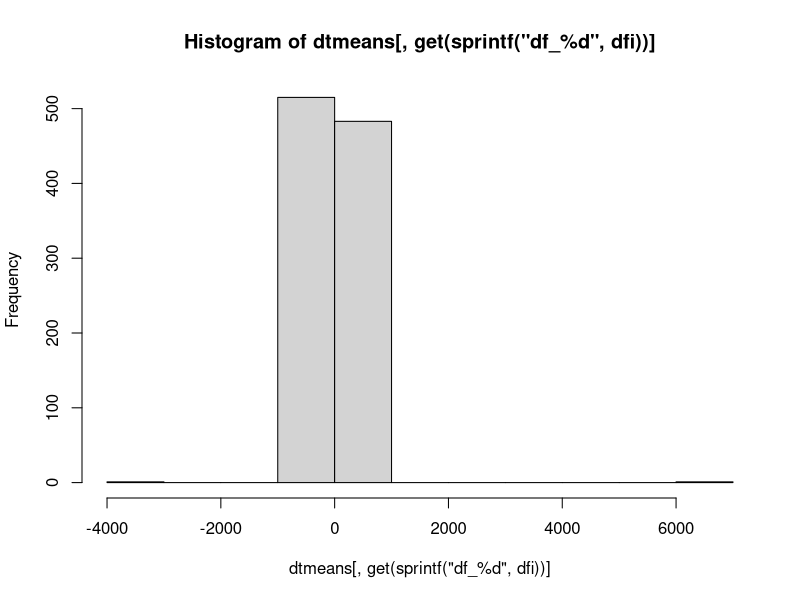
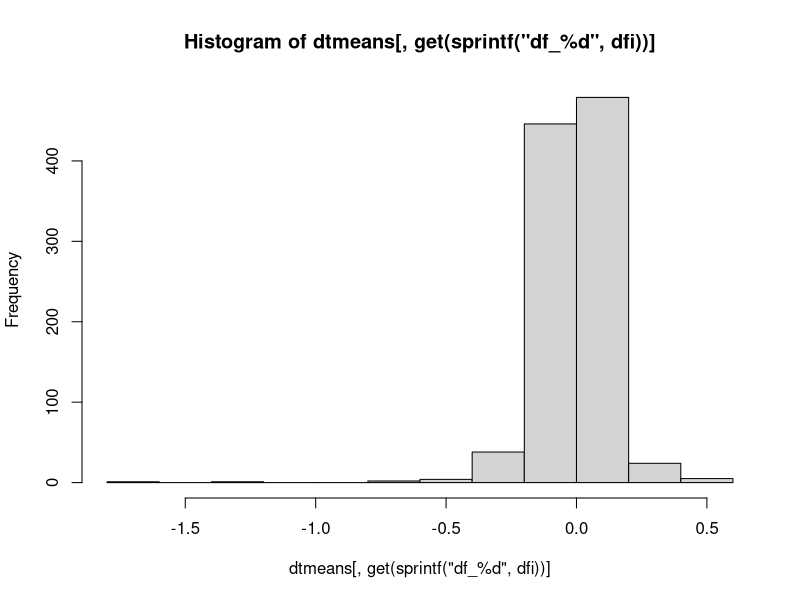
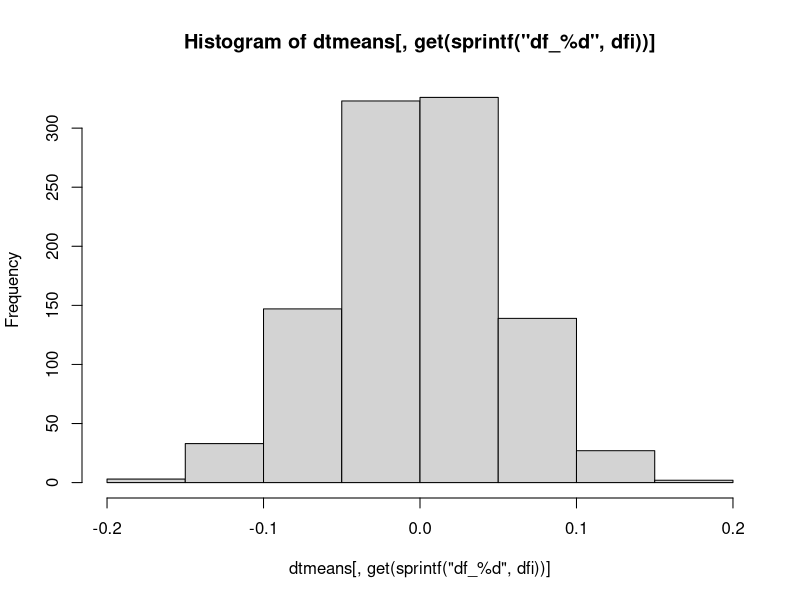
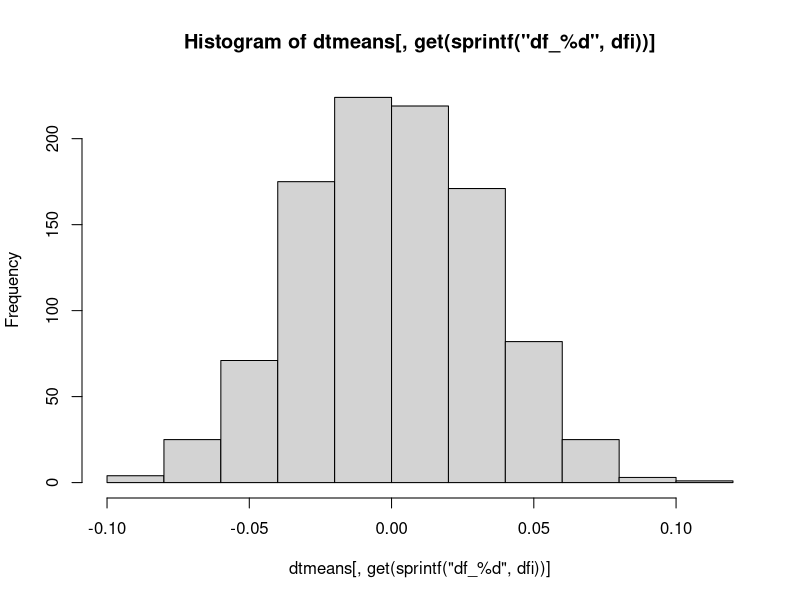
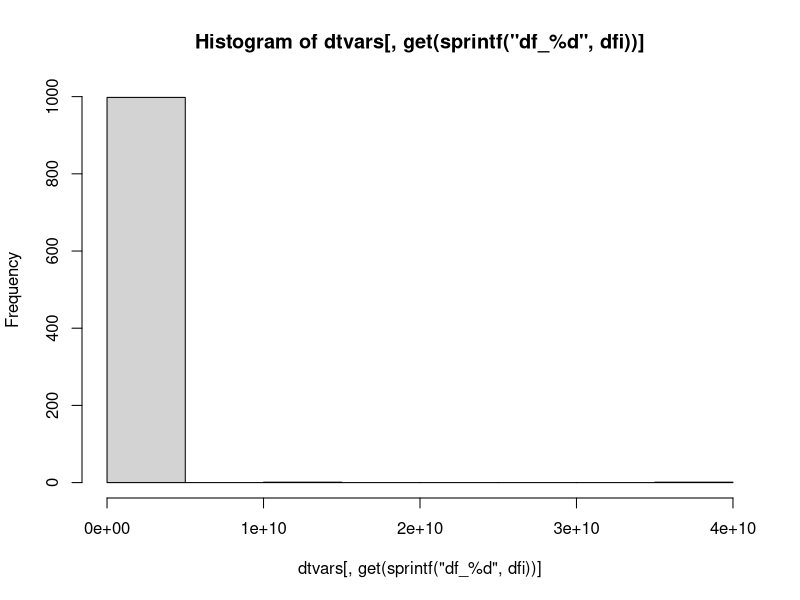
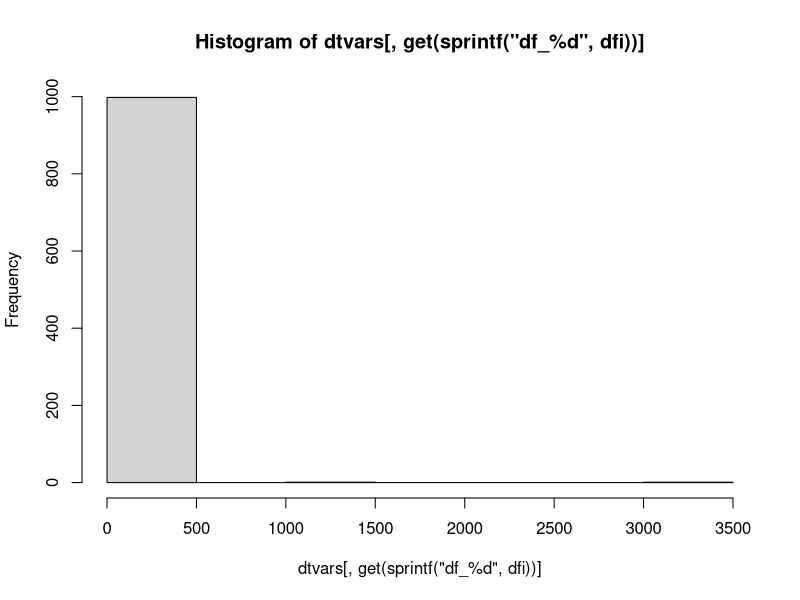
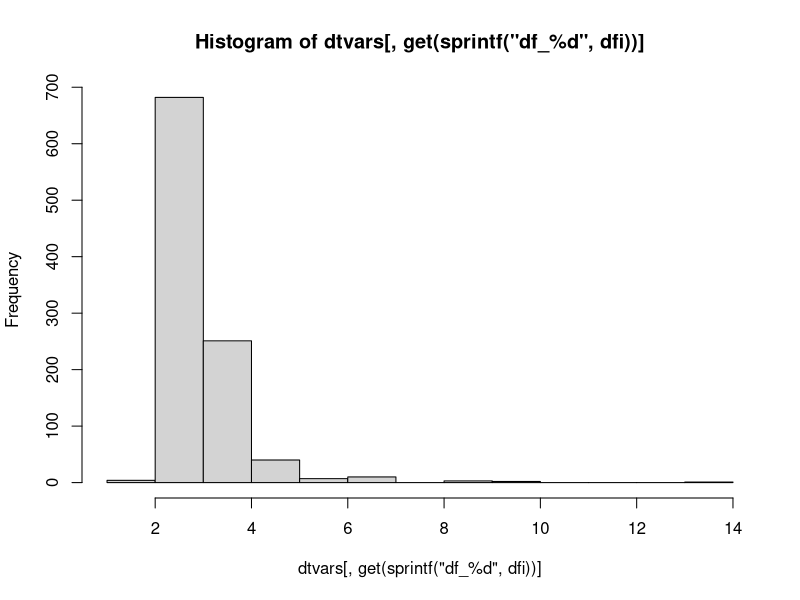
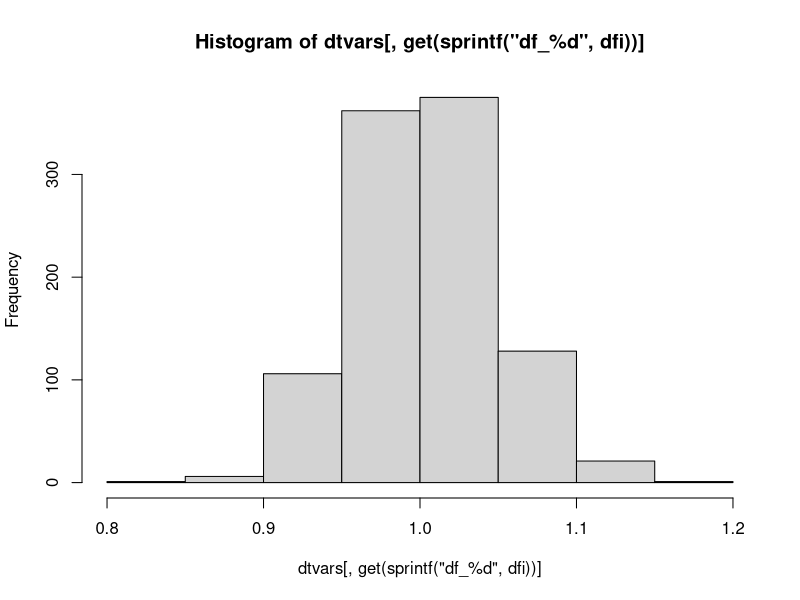

The R script that drew these images, in order:
## ---- chunk 1
library(data.table)
knitr::opts_chunk$set(echo = TRUE)
## ---- chunk 2
set.seed(46290) #set a random seed for reproducibility

## Set degrees of freedom we are interested in investigating
dfs <- c(1,2,3,1000)
  ## df==1 : non-finite mean and variance
  ## df==2 : finite mean, non-finite variance
  ## df==3 : finite mean and variance
  ## df==1000 : basically a normal dist. finite mean and var.

## Make a data.table to hold everything
dtsyn <- data.table()

## Synthesize some data from a t distribution for each. Compile in a data.table
for(dfi in dfs){
  dtsyn[,sprintf("df_%d",dfi):=rt(1000,df=dfi)]
}

## Verify that we can actually take means and variances
dtsyn[,lapply(.SD, mean)]
dtsyn[,lapply(.SD, var)]
## ---- chunk 3
set.seed(2) #set a random seed for reproducibility

## Take means and standard deviations so we can make some dang histograms
nobs <- 1000 # number of obs to pull on a given loop
nloops <- 1000 # number of loops (take a mean and var each loop)

## create some dataframes to collect the means and variances
dtmeans <- data.table()
dtvars <- data.table()

## fill the data tables with empty data
for(dfi in dfs){
  dtmeans[,sprintf("df_%d",dfi):=rep(0,nloops)]
  dtvars[,sprintf("df_%d",dfi):=rep(0,nloops)]
}

for(ii in 1:nloops){
  # get a new random sample
  for(dfi in dfs){
    dtsyn[,sprintf("df_%d",dfi):=rt(1000,df=dfi)]
  }
  dtmeans[ii,] <- dtsyn[,lapply(.SD, mean)]
  dtvars[ii,] <- dtsyn[,lapply(.SD, var)]
}

summary(dtmeans)
summary(dtvars)
## ---- chunk 4

## build and plot histograms
for(dfi in dfs){
  hist(dtmeans[, get(sprintf("df_%d",dfi))])
  ## need the "get()" so that you can index with a string
}
## ---- chunk 5

## build and plot histograms
for(dfi in dfs){
  hist(dtvars[, get(sprintf("df_%d",dfi))])
  ## need the "get()" so that you can index with a string
}
## ---- chunk 6
set.seed(0) #set a random seed for reproducibility

## set number of obsrvations over which we will do our rolling average
nobs <-  1e5

## Set degrees of freedom we are interested in investigating
dfsroll <- c(1,2,1000)
  ## df==1 : non-finite mean 
  ## df==2 : finite mean
  ## df==1000 : basically a normal curve (finite mean)

## make a data atable 
dtroll <- data.table()

## get a new random sample and make a incrementally adjusted mean based on that sample
  ## plot the incrementally adjusted mean.
for(dfi in dfsroll){
  dtroll[,sprintf("df_%d",dfi):= rt(nobs,df=dfi)]
  # dtroll[,sprintf("df_%d",dfi):=log(abs(rt(nobs,df=dfi)))] #try logging it?
  dtroll[,sprintf("df_%d_roll",dfi) := cumsum(get(sprintf("df_%d",dfi))) / (1:.N)]
  plot(dtroll[,get(sprintf("df_%d_roll",dfi))])
}


